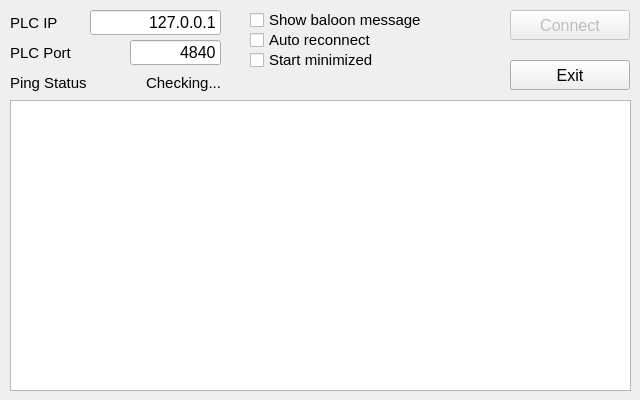
<?xml version="1.0" encoding="UTF-8"?>
<ui version="4.0">
 <class>MainWindow</class>
 <widget class="QMainWindow" name="MainWindow">
  <property name="geometry">
   <rect>
    <x>0</x>
    <y>0</y>
    <width>640</width>
    <height>400</height>
   </rect>
  </property>
  <property name="minimumSize">
   <size>
    <width>640</width>
    <height>400</height>
   </size>
  </property>
  <property name="maximumSize">
   <size>
    <width>640</width>
    <height>422</height>
   </size>
  </property>
  <property name="windowTitle">
   <string>mappRemote Shell V1.0</string>
  </property>
  <property name="locale">
   <locale language="English" country="UnitedStates"/>
  </property>
  <widget class="QWidget" name="centralwidget">
   <property name="minimumSize">
    <size>
     <width>640</width>
     <height>400</height>
    </size>
   </property>
   <property name="maximumSize">
    <size>
     <width>10000</width>
     <height>380</height>
    </size>
   </property>
   <widget class="QPushButton" name="btnExit">
    <property name="geometry">
     <rect>
      <x>510</x>
      <y>60</y>
      <width>120</width>
      <height>30</height>
     </rect>
    </property>
    <property name="font">
     <font>
      <pointsize>12</pointsize>
     </font>
    </property>
    <property name="text">
     <string>Exit</string>
    </property>
   </widget>
   <widget class="QLabel" name="labPLC_IP">
    <property name="geometry">
     <rect>
      <x>10</x>
      <y>10</y>
      <width>81</width>
      <height>25</height>
     </rect>
    </property>
    <property name="font">
     <font>
      <pointsize>11</pointsize>
     </font>
    </property>
    <property name="text">
     <string>PLC IP</string>
    </property>
   </widget>
   <widget class="QLabel" name="labPLC_Port">
    <property name="geometry">
     <rect>
      <x>10</x>
      <y>40</y>
      <width>81</width>
      <height>25</height>
     </rect>
    </property>
    <property name="font">
     <font>
      <pointsize>11</pointsize>
     </font>
    </property>
    <property name="text">
     <string>PLC Port</string>
    </property>
   </widget>
   <widget class="QLineEdit" name="txtPLC_IP">
    <property name="geometry">
     <rect>
      <x>90</x>
      <y>10</y>
      <width>131</width>
      <height>25</height>
     </rect>
    </property>
    <property name="font">
     <font>
      <pointsize>12</pointsize>
     </font>
    </property>
    <property name="layoutDirection">
     <enum>Qt::LeftToRight</enum>
    </property>
    <property name="text">
     <string>127.0.0.1</string>
    </property>
    <property name="alignment">
     <set>Qt::AlignRight|Qt::AlignTrailing|Qt::AlignVCenter</set>
    </property>
   </widget>
   <widget class="QLineEdit" name="txtPLC_Port">
    <property name="geometry">
     <rect>
      <x>130</x>
      <y>40</y>
      <width>91</width>
      <height>25</height>
     </rect>
    </property>
    <property name="font">
     <font>
      <pointsize>12</pointsize>
     </font>
    </property>
    <property name="layoutDirection">
     <enum>Qt::LeftToRight</enum>
    </property>
    <property name="text">
     <string>4840</string>
    </property>
    <property name="alignment">
     <set>Qt::AlignRight|Qt::AlignTrailing|Qt::AlignVCenter</set>
    </property>
   </widget>
   <widget class="QPlainTextEdit" name="txtStatus">
    <property name="geometry">
     <rect>
      <x>10</x>
      <y>100</y>
      <width>621</width>
      <height>291</height>
     </rect>
    </property>
   </widget>
   <widget class="QLabel" name="labPLC_Ping">
    <property name="geometry">
     <rect>
      <x>10</x>
      <y>70</y>
      <width>81</width>
      <height>25</height>
     </rect>
    </property>
    <property name="font">
     <font>
      <pointsize>11</pointsize>
     </font>
    </property>
    <property name="text">
     <string>Ping Status</string>
    </property>
   </widget>
   <widget class="QLabel" name="labPLC_Ping_Status">
    <property name="geometry">
     <rect>
      <x>100</x>
      <y>70</y>
      <width>121</width>
      <height>25</height>
     </rect>
    </property>
    <property name="font">
     <font>
      <pointsize>11</pointsize>
     </font>
    </property>
    <property name="layoutDirection">
     <enum>Qt::LeftToRight</enum>
    </property>
    <property name="text">
     <string>Checking...</string>
    </property>
    <property name="alignment">
     <set>Qt::AlignRight|Qt::AlignTrailing|Qt::AlignVCenter</set>
    </property>
   </widget>
   <widget class="QPushButton" name="btnConnect">
    <property name="enabled">
     <bool>false</bool>
    </property>
    <property name="geometry">
     <rect>
      <x>510</x>
      <y>10</y>
      <width>120</width>
      <height>30</height>
     </rect>
    </property>
    <property name="font">
     <font>
      <pointsize>12</pointsize>
     </font>
    </property>
    <property name="text">
     <string>Connect</string>
    </property>
   </widget>
   <widget class="QCheckBox" name="chkBalloon">
    <property name="geometry">
     <rect>
      <x>250</x>
      <y>10</y>
      <width>231</width>
      <height>20</height>
     </rect>
    </property>
    <property name="font">
     <font>
      <pointsize>11</pointsize>
     </font>
    </property>
    <property name="text">
     <string>Show baloon message</string>
    </property>
   </widget>
   <widget class="QCheckBox" name="chkReconnect">
    <property name="geometry">
     <rect>
      <x>250</x>
      <y>30</y>
      <width>211</width>
      <height>20</height>
     </rect>
    </property>
    <property name="font">
     <font>
      <pointsize>11</pointsize>
     </font>
    </property>
    <property name="text">
     <string>Auto reconnect</string>
    </property>
   </widget>
   <widget class="QCheckBox" name="chkMinimized">
    <property name="geometry">
     <rect>
      <x>250</x>
      <y>50</y>
      <width>211</width>
      <height>20</height>
     </rect>
    </property>
    <property name="font">
     <font>
      <pointsize>11</pointsize>
     </font>
    </property>
    <property name="text">
     <string>Start minimized</string>
    </property>
   </widget>
  </widget>
 </widget>
 <resources/>
 <connections/>
</ui>
